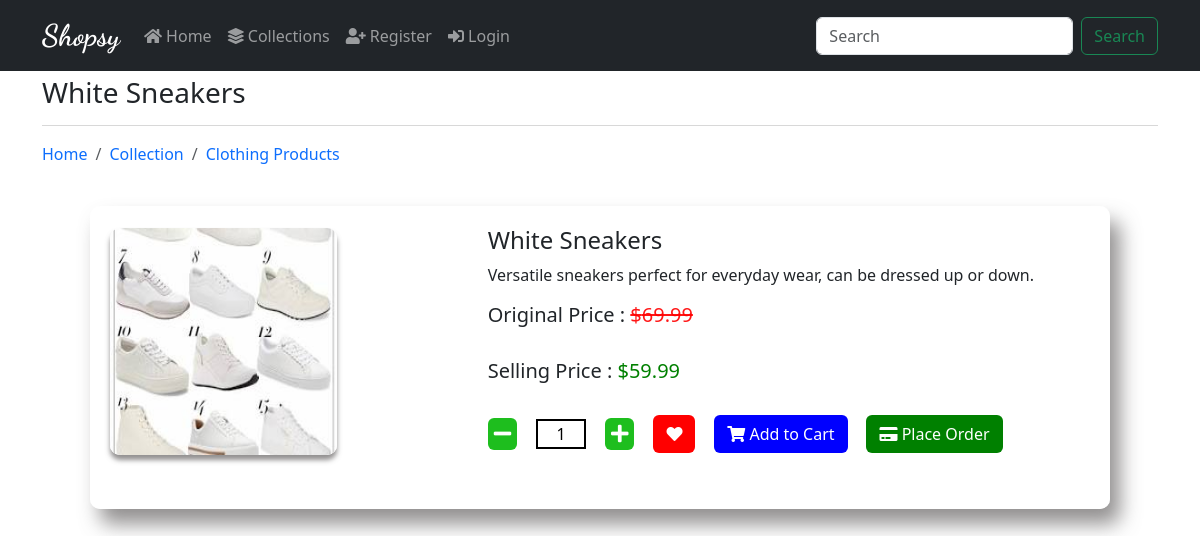
The page /collections/Clothing/White Sneakers/ on the database its author committed.
### webApp/models.py (models this page shows)
class Product(models.Model):
    category=models.ForeignKey(Category,on_delete=models.CASCADE)
    name=models.CharField(max_length=100,null=False,blank=False)
    image=models.ImageField(upload_to=get_file,null=False,blank=False)
    description=models.TextField(max_length=500,null=False,blank=False)
    status=models.BooleanField(default=False,help_text='0-show , 1-hidden')
    trending=models.BooleanField(default=False,help_text='0-show , 1-hidden')
    created_at=models.DateTimeField(auto_now_add=True)
    vendor = models.CharField(max_length=100,null=False,blank=False)
    quantity=models.IntegerField(null=False,blank=False)
    selling_price=models.FloatField(null=False,blank=False)
    original_price=models.FloatField(null=False,blank=False)
    def __str__(self):
        return self.name

class Category(models.Model):
    name=models.CharField(max_length=100,null=False,blank=False)
    image=models.ImageField(upload_to=get_file,null=False,blank=False)
    description=models.TextField(max_length=500,null=False,blank=False)
    status=models.BooleanField(default=False,help_text='0-show , 1-hidden')
    created_at=models.DateTimeField(auto_now_add=True)
    def __str__(self):
        return self.name

### webApp/views.py (the view)
# urls.py: path('collections/<str:cname>/<str:pname>/',views.productView,name='product'),
def productView(request,cname,pname):
    if (Category.objects.filter(name=cname,status=0)):
        if (Product.objects.filter(name=pname,status=0)):
            product=Product.objects.filter(name=pname).first()
            return render(request,'product/product.html',{'product':product})

### webApp/templates/product/product.html (shortened to what this page needs)
{% extends "layouts/index.html" %}
{% block body %}
<div class="body" style="margin-top: 2cm;">
    <h3>{{product}}</h3>
    <hr style="color: rgba(0, 0, 0, 0.61);">
    <nav aria-label="breadcrumb">
        <ol class="breadcrumb">
            <li class="breadcrumb-item"><a href="{% url 'home' %}">Home</a></li>
            <li class="breadcrumb-item"><a href="{% url 'collections' %}">Collection</a></li>
            <li class="breadcrumb-item"><a href="{% url 'collections' product.category %}">{{product.category}} Products</a></li>
        </ol>
    </nav>
    <br>
    <div class="main">
        <div class="containers">
            <div class="content">
                <div class="image">
                    <img src="{{product.image.url}}" alt="" srcset="">
                </div>
                <div class="text">
                    <h4>{{product.name}}</h4>
                    <p>{{product.description}}</p>
                    <div class="price">
                        <h5>Original Price : <strike style="color: rgba(255, 0, 0, 0.911);">${{product.original_price}}</strike></h5><br>
                        <h5>Selling Price : <span style="color: green;">${{product.selling_price}}</span></h5>
                    </div><br>
                    <div class="qty">
                        <span class="qty-btn btn" id="qty-minus">
                            <i class="fa fa-minus"></i>
                        </span>
                        <input type="text" class="quandity" name="quantity" id="qty" value="1">
                        <span class="qty-btn btn" id="qty-plus">
                            <i class="fa fa-plus"></i>
                        </span>
                        <button class="btn btn-heart" id="btnFav"><i class="fa fa-heart"></i></button>
                        <button class="btn btn-cart" id="btnCart"><i class="fa fa-shopping-cart"></i> Add to Cart</button>
                        <button class="btn btn-order" id="btnOrder"><i class="fa fa-credit-card"></i> Place Order</button>
                    </div>
                </div>
            </div>
        </div>
    </div>
</div>
{% endblock body %}

### webApp/templates/product/product.html (style rules this page uses)
a { text-decoration: none; }
.main { justify-content: center; align-content: center; display: flex; }
.containers { width: 27cm; height: 8cm; padding: 20px; background-color: #ffffffc7; border-radius: 10px; box-shadow: 10px 15px 20px rgba(112, 109, 109, 0.76); transition: all 0.2s ease-in-out; }
img { justify-content: center; margin-top: 1%; display: flex; position: relative; width: 6cm; height: 6cm; border-radius: 10px; background-color: #ffffffc7; box-shadow: 0px 5px 5px 0px rgba(112, 109, 109, 0.76); }
.content { display: flex; gap: 4cm; }
.qty { display: flex; align-items: center; gap: 0.5cm; }
.qty-btn { background-color: rgb(30, 190, 30); color: white; cursor: pointer; padding: 5px; display: flex; align-items: center; }
.qty-btn i { font-size: 20px; }
.quandity { width: 50px; height: 30px; text-align: center; border: 2px solid black; margin: 0; padding: 0; }
.btn-heart { color: white; background-color: red; }
.btn-cart { color: white; background-color: blue; transition: 0.5s; }
.btn-order { color: white; background-color: green; }

### rows shown on the page
Product: name "White Sneakers", category "Clothing", image (picture), description "Versatile sneakers perfect for everyday wear, can be dressed up or down.", original_price "69.99", selling_price "59.99"
